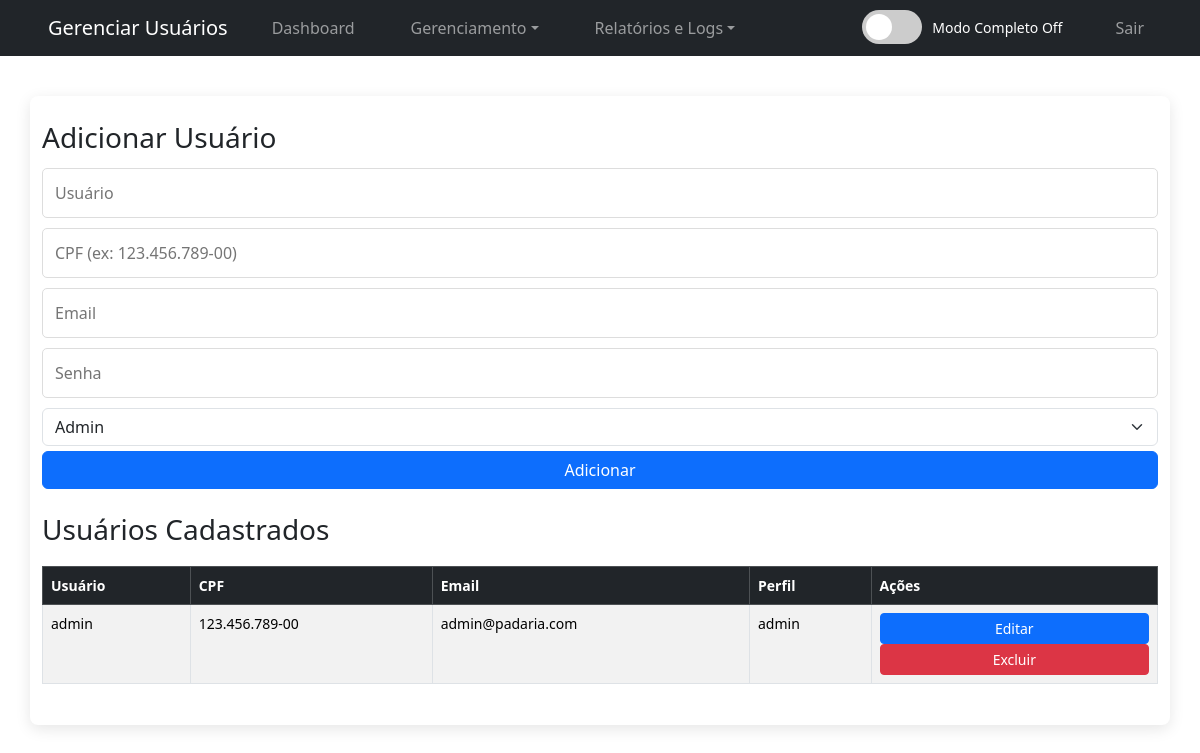
The page /gerenciar_usuarios.php (signed in) on the database its author committed.
### tables this page shows
CREATE TABLE `usuarios` (
  `id` int(11) NOT NULL AUTO_INCREMENT,
  `usuario` varchar(50) NOT NULL,
  `cpf` varchar(14) DEFAULT NULL,
  `email` varchar(100) DEFAULT NULL,
  `perfil` enum('admin','gerente','vendedor') NOT NULL DEFAULT 'vendedor',
  `senha` varchar(255) NOT NULL,
  PRIMARY KEY (`id`),
  UNIQUE KEY `usuario` (`usuario`),
  UNIQUE KEY `cpf` (`cpf`),
  UNIQUE KEY `email` (`email`)
);

### gerenciar_usuarios.php (the view, shortened to what this page needs)
<?php
require_once 'conexao.php';
$usuarios = $conexao->query("SELECT id, usuario, cpf, email, perfil FROM usuarios")->fetch_all(MYSQLI_ASSOC);
?>
<!DOCTYPE html>
<html lang="pt-BR">
<head>
    <link rel="stylesheet" href="style.css">
    <link href="https://cdn.jsdelivr.net/npm/bootstrap@5.3.3/dist/css/bootstrap.min.css" rel="stylesheet">
</head>
<body>
    <?php include 'navbar.php'; ?>
    <div class="container container-custom">
        <h3>Adicionar Usuário</h3>
        <form action="gerenciar_usuarios.php" method="post" class="form-group-spacing">
            <input type="text" name="usuario" placeholder="Usuário" required>
            <input type="text" name="cpf" placeholder="CPF (ex: 123.456.789-00)" required oninput="formatarCPF(this)">
            <input type="email" name="email" placeholder="Email" required>
            <input type="password" name="senha" placeholder="Senha" required>
            <select name="perfil" required class="form-select">
                <option value="admin">Admin</option>
            </select>
            <button type="submit" name="adicionar" class="btn btn-primary">Adicionar</button>
        </form> <br>
        <h3>Usuários Cadastrados</h3>
        <?php if (empty($usuarios)): ?>
            <p>Nenhum usuário cadastrado.</p>
        <?php else: ?>
            <table class="table table-striped table-bordered">
                <thead class="table-dark">
                    <tr>
                        <th>Usuário</th>
                        <th>CPF</th>
                        <th>Email</th>
                        <th>Perfil</th>
                        <th>Ações</th>
                    </tr>
                </thead>
                <tbody>
                    <?php foreach ($usuarios as $usuario): ?>
                        <tr>
                            <td><?php echo htmlspecialchars($usuario['usuario']); ?></td>
                            <td><?php echo htmlspecialchars($usuario['cpf']); ?></td>
                            <td><?php echo htmlspecialchars($usuario['email']); ?></td>
                            <td><?php echo htmlspecialchars($usuario['perfil']); ?></td>
                            <td>
                                <button class="btn btn-primary btn-sm" onclick="abrirModalEditar(<?php echo $usuario['id']; ?>, '<?php echo $usuario['perfil']; ?>', '<?php echo htmlspecialchars($usuario['usuario']); ?>', '<?php echo htmlspecialchars($usuario['cpf']); ?>', '<?php echo htmlspecialchars($usuario['email']); ?>')">Editar</button>
                                <button class="btn btn-danger btn-sm" onclick="abrirModalExcluir(<?php echo $usuario['id']; ?>, '<?php echo $usuario['perfil']; ?>')">Excluir</button>
                            </td>
                        </tr>
                    <?php endforeach; ?>
                </tbody>
            </table>
        <?php endif; ?>
    </div>
</body>
</html>

### style.css (style rules this page uses)
* { margin: 0; padding: 0; box-sizing: border-box; }
body { font-family: 'Segoe UI', Arial, sans-serif; background-color: #f5f6fa; color: #333; line-height: 1.6; }
.container { width: 70%; max-width: 900px; margin: 40px auto; background-color: white; padding: 25px; box-shadow: 0 4px 15px rgba(0,0,0,0.1); border-radius: 8px; }
input, select, textarea, button { width: 100%; padding: 12px; margin: 10px 0; border-radius: 5px; border: 1px solid #ddd; font-size: 15px; transition: border-color 0.3s ease; }
button { background-color: #e74c3c; color: white; cursor: pointer; font-weight: bold; transition: background-color 0.3s ease, transform 0.2s ease; }
table { width: 100%; border-collapse: collapse; margin-top: 20px; font-size: 14px; }
th, td { padding: 12px 15px; border: 1px solid #ddd; text-align: left; }
th { background-color: #2c3e50; color: white; font-weight: bold; }
.btn { display: inline-block; padding: 8px 12px; text-decoration: none; border-radius: 4px; font-size: 14px; transition: background-color 0.3s ease, transform 0.2s ease; }

### gerenciar_usuarios.php (style rules this page uses)
.container-custom { width: 90%; max-width: 1200px; margin: 40px auto; }
.form-group-spacing input, .form-group-spacing select { margin: 5px 0; }

### rows shown on the page
usuarios: usuario "admin", cpf "123.456.789-00", email "admin@padaria.com", perfil "admin"

### other values the page prints
$title "Gerenciar Usuários"
